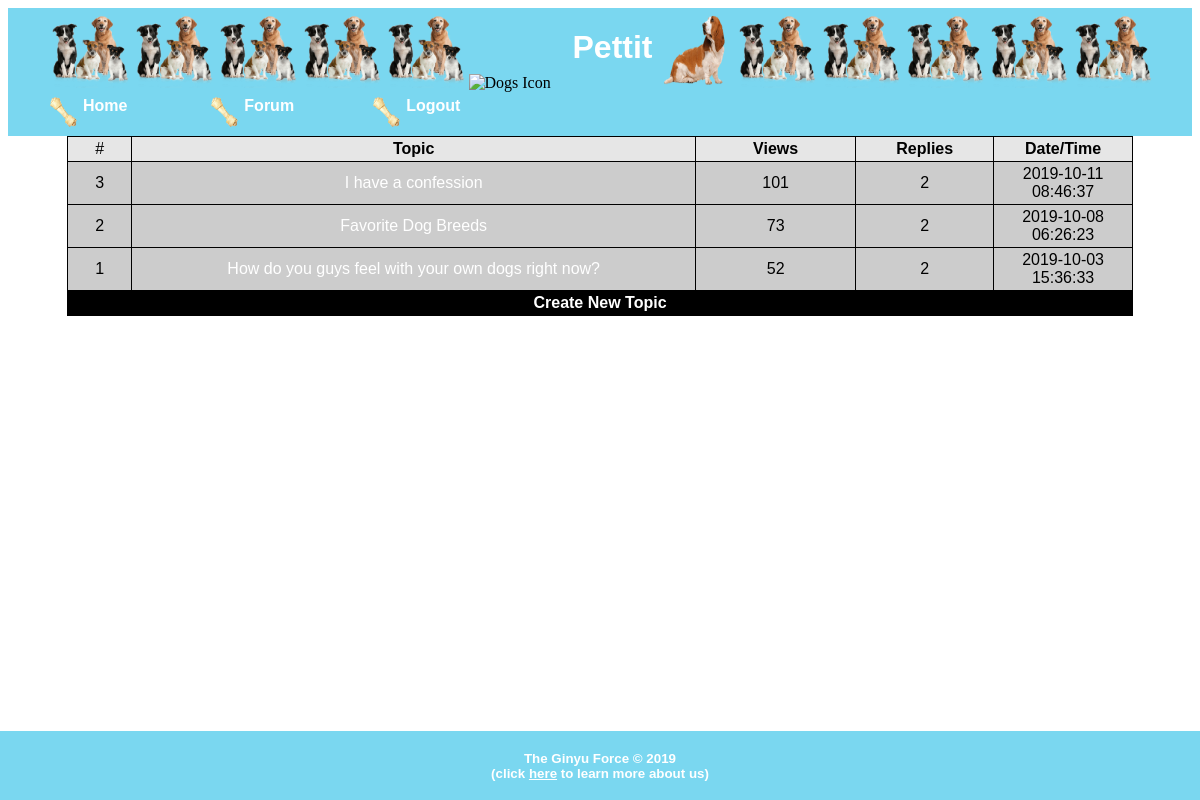
The app's page /script/main_forum.php (signed in) with its own data.
### tables this page shows
CREATE TABLE posts (
  PostID int(20) NOT NULL AUTO_INCREMENT,
  PostContent text NOT NULL,
  PostTopic varchar(255) NOT NULL,
  DatePosted timestamp NOT NULL DEFAULT current_timestamp() ON UPDATE current_timestamp(),
  PosterID int(20) NOT NULL,
  up_votes int(5) NOT NULL,
  down_votes int(5) NOT NULL,
  view int(4) NOT NULL,
  reply int(4) NOT NULL,
  PRIMARY KEY (PostID)
);

### script/main_forum.php (the view, shortened to what this page needs)
<!DOCTYPE html>
<html>
    <header>
        <?php include('header.php'); ?>
    </header>
    <body>
        <section>
            <?php
            include('../connect.php');
            $tbl_name="posts";
            $sql= "SELECT PostID, PostTopic, view, reply, DatePosted FROM $tbl_name ORDER BY PostID DESC";
            $result= mysqli_query($connection, $sql);
             ?>
            <table width="90%" border="0" align="center" cellpadding="3" cellspacing="1" bgcolor="#CCCCCC">
              <tr>
                <td width="6%" align="center" bgcolor="#E6E6E6"><strong></strong>#</td>
                <td width="53%" align="center" bgcolor="#E6E6E6"><strong>Topic</strong></td>
                <td width="15%" align="center" bgcolor="#E6E6E6"><strong>Views</strong></td>
                <td width="13%" align="center" bgcolor="#E6E6E6"><strong>Replies</strong></td>
                <td width="13%" align="center" bgcolor="#E6E6E6"><strong>Date/Time</strong></td>
              </tr>
              <?php
              while ($row = $result->fetch_assoc()) {
               ?>
                              <tr>
                                <td><?php echo htmlspecialchars($row['PostID'])?></td>
                                <td><a href="view_topic2.php?id=<?php echo htmlspecialchars($row['PostID']) ?>"><?php echo htmlspecialchars($row['PostTopic']); ?></td>
                                <td><?php echo htmlspecialchars($row['view'])?></td>
                                <td><?php echo htmlspecialchars($row['reply'])?></td>
                                <td><?php echo htmlspecialchars($row['DatePosted'])?></td>
                              </tr>
               <?php
             }
                ?>
             <tr>
               <td colspan="5" align="right" bgcolor="#000000"><a href="create_topic.php"><strong>Create New Topic</strong></a></td>
             </tr>
            </table>
        </section>
    </body>
    <footer>
        <?php include('footer.php'); ?>
    </footer>
</html>

### css/style.css (style rules this page uses)
header { background-color: #7AD7F0; text-align: left; }
footer { background-color: #7AD7F0; text-align: left; position: fixed; bottom: 0px; left: 0px; width: 100%; }
a:link, a:visited, a:active { color: #ffffff; text-decoration: none; }
table, th, td { border: 1px solid black; border-collapse: collapse; text-align: center; font-family: arial, sans-serif; }

### records on screen
posts: PostID "3", PostTopic "I have a confession", view "101", reply "2", DatePosted "2019-10-11 08:46:37"
posts: PostID "2", PostTopic "Favorite Dog Breeds", view "73", reply "2", DatePosted "2019-10-08 06:26:23"
posts: PostID "1", PostTopic "How do you guys feel with your own dogs right now?", view "52", reply "2", DatePosted "2019-10-03 15:36:33"
